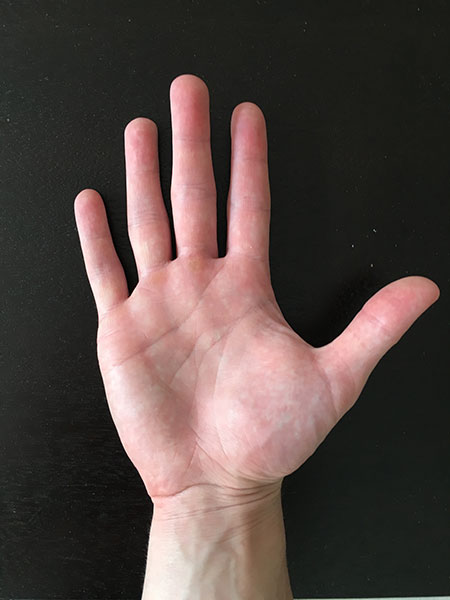
#> input picture extreme_points.jpg, 450 x 600 px
$ python OpenCV_Objects_Basics.py --image extreme_points.jpg   (older library calls are emulated)
#> lines starting #> are read from the running program, lines starting #| are printed output that depends on the picture; after the words box and inside, x2 and y2 are one past the last pixel; in counts of white or black regions, pixels touching at a corner belong together
import argparse
import imutils
import cv2

ap = argparse.ArgumentParser()  # CREATE the ArgumentParser object

ap.add_argument("-i", "--image", required=True,
                help = "Path to your input image")  # CALL the add_arg function to pass arguments

args = vars(ap.parse_args())  # Finally PARSE the input arguments


image = cv2.imread(args["image"])
#> image is the input picture: shape (600, 450, 3); mean B, G, R 67, 70.8, 84.8
cv2.imshow("Image", image)
cv2.waitKey(0)

#Convert the image to GrayScale

gray = cv2.cvtColor(image, cv2.COLOR_BGR2GRAY)
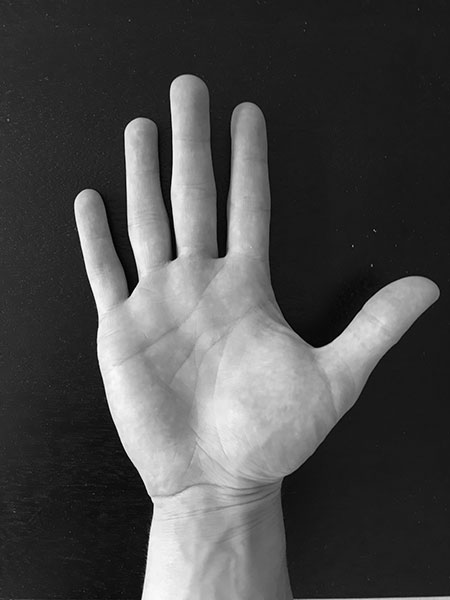
#> gray: shape (600, 450); min 0, max 254, mean 74.6
cv2.imshow("Gray Scale", gray)
cv2.waitKey(0)

# Edge detection

edged = cv2.Canny(gray, 30, 150)
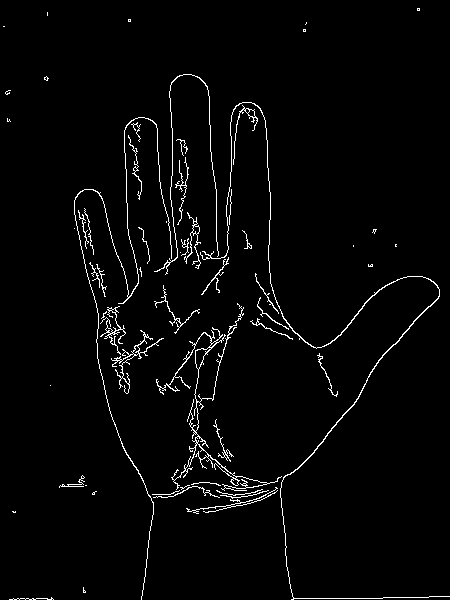
#> edged: shape (600, 450); 2.5% white in thin lines or dots
cv2.imshow("Edge Detection", edged)
cv2.waitKey(0)

#We provide three parameters to the cv2.Canny  function:

#img : The gray  image.
#minVal : A minimum threshold, in our case 30 .
#maxVal : The maximum threshold which is 150  in our example.
#aperture_size : The Sobel kernel size. By default this value is 3  and hence is not shown.

'''''''''''''''
                                    THRESHOLDING

Image thresholding is an important intermediary step for image processing pipelines.
Thresholding can help us to remove lighter or darker regions and contours of images.

# threshold the image by setting all pixel values less than 225
# to 255 (white; foreground) and all pixel values >= 225 to 0
# (black; background), thereby segmenting the image

Refer this : https://docs.opencv.org/3.4.0/d7/d1b/group__imgproc__misc.html#ggaa9e58d2860d4afa658ef70a9b1115576a19120b1a11d8067576cc24f4d2f03754

for other thresholding functions
'''''''''''''''

thresh = cv2.threshold(gray, 225, 255, cv2.THRESH_BINARY_INV)[1]
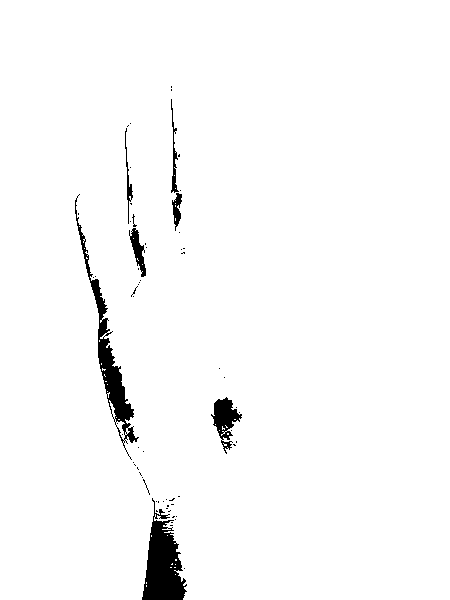
#> thresh: shape (600, 450); 97.5% white; 66 black regions (58 under 20 px)
cv2.imshow("Thresh", thresh)
cv2.waitKey(0)

#Grabbing all pixels in the gray  image greater than 225 and setting them to 0 (black)
# which corresponds to the background of the image
#Setting pixel vales less than 225 to 255 (white)
# which corresponds to the foreground of the image (i.e., the Tetris blocks themselves)


''''''''''''''''
                                CONTOURS
'''''''''''''''


# find contours (i.e., outlines) of the foreground objects in the
# thresholded image
#To find contours in an image, we need the OpenCV cv2.findContours function.

# This method requires three parameters. The first is the image we want to find edges in.
# We pass in our edged image, making sure to clone it first.
# The second parameter cv2.RETR_TREE tells OpenCV to compute the hierarchy (relationship) between contours.
# We could have also used the cv2.RETR_LIST option as well.
# Finally, we tell OpenCV to compress the contours to save space using cv2.CV_CHAIN_APPROX_SIMPLE.

# In return, the cv2.findContours function gives us a list of contours that it has found,
# but we have to parse it on Line 31 due to how the different versions of OpenCV handle contours.


cnts = cv2.findContours(thresh.copy(), cv2.RETR_EXTERNAL,cv2.CHAIN_APPROX_SIMPLE)
#> cnts = 11 contours, 10 with area under 20; largest, box (x1, y1, x2, y2) and area: (0, 0, 450, 600) 266260
cnts = imutils.grab_contours(cnts)
output = image.copy()

#loop over the contours
for c in cnts:
    # draw each contour on the output image with a 3px thick purple
	# outline, then display the output contours one at a time
    cv2.drawContours(output, [c], -1, (240,0,159), 3)
    cv2.imshow("Contours", output)
    cv2.waitKey(0)
#> this loop made 11 passes
#> c on passes 1 to 10: [[146, 585], [146, 586]], [[146, 582], [146, 583]], [[175, 574]], [[174, 567], [175, 567]], [[170, 567], [171, 567]], [[175, 564]], [[172, 563], [171, 564], [172, 564]], [[175, 559], [175, 560], [176, 560], [176, 559]], [[167, 535]], [[151, 535], [151, 536]]
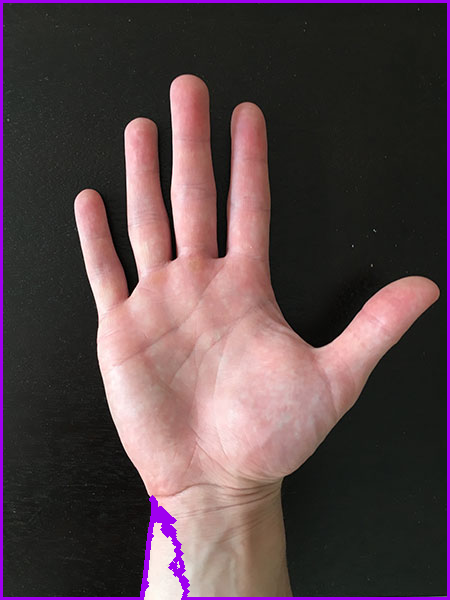
#> output: shape (600, 450, 3); 2.82% of pixels changed, all inside (x1, y1, x2, y2) = (0, 0, 450, 600)

#we draw each c  from the cnts  list on the image using the appropriately named cv2.drawContours .
#  I chose purple which is represented by the tuple (240, 0, 159)

# len(cnts) = 6

'''''''''
In short first (1) Find Contours
               (2) Grab all the contours using imutils grab_conoturs() function

               (3) now this contours are in the form of an array so access all such individual contours
                   using for loop

                (4) Draw every individual contour in a copy image
'''''''''''

# Putting TEXT

# Final TEXT on the whole image

text = "I found {} objects!".format(len(cnts))
#> text = 'I found 11 objects!'
cv2.putText(output, text, (10, 25),  cv2.FONT_HERSHEY_SIMPLEX, 0.7,
	(240, 0, 159), 2)
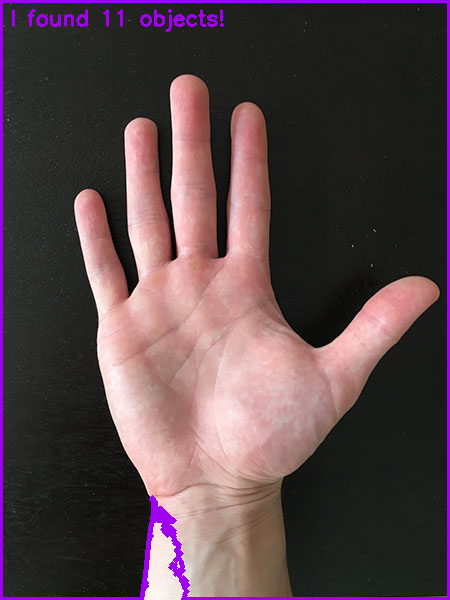
#> output: shape (600, 450, 3); 0.47% of pixels changed, all inside (x1, y1, x2, y2) = (12, 9, 224, 32)
cv2.imshow("Contours", output)
cv2.waitKey(0)

'''''''''''''''''''''
                                    Erosions and dilations
'''''''''''''''''''''

# Erosions and dilations are typically used to reduce noise in binary images(a side effect of thresholding).

#To reduce the size of foreground objects we can erode away pixels given a number of iterations:

mask = thresh.copy()
mask = cv2.erode(mask, None, iterations = 5)
#> mask: shape (600, 450); 92.9% white; 6 black regions, box (x1, y1, x2, y2) and area: (70, 189, 192, 600) 11455, (120, 118, 152, 302) 3040, (166, 81, 187, 238) 2348, (206, 392, 247, 459) 1965, (214, 363, 230, 383) 230, (176, 243, 190, 259) 222
cv2.imshow("Eroded", mask)
cv2.waitKey(0)

#Similarly, we can foreground regions in the mask. To enlarge the regions,
# simply use cv2.dilate :

mask = thresh.copy()
mask = cv2.dilate(mask, None, iterations = 5)
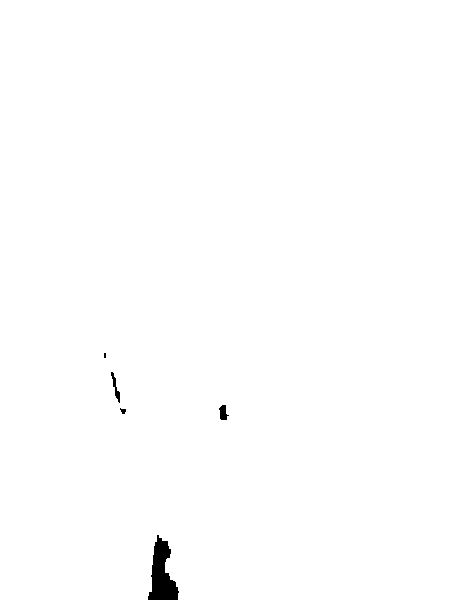
#> mask: shape (600, 450); 99.5% white; 5 black regions (1 under 20 px), largest, box (x1, y1, x2, y2) and area: (148, 535, 179, 600) 1131, (219, 405, 229, 420) 96, (111, 372, 120, 403) 94, (120, 408, 126, 414) 23
cv2.imshow("Dilated", mask)
cv2.waitKey(0)


'''''''''''''''''''''''''''''''''
                        MASKING and BITWISE operations

'''''''''''''''''''''''''''''''''

mask = thresh.copy()
output = cv2.bitwise_and(image, image, mask=mask)
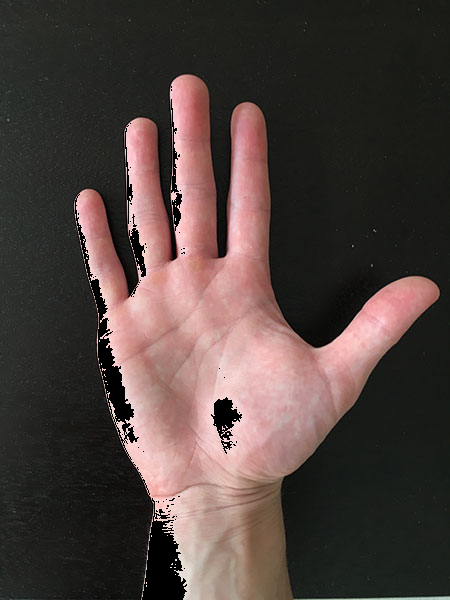
#> output: shape (600, 450, 3); mean B, G, R 61.5, 65.2, 78.6
cv2.imshow("Output", output)
cv2.waitKey(0)

# The background is black now and our foreground consists of colored pixels —
# any pixels masked by our mask  image.

# From there we bitwise AND the pixels from both images together using cv2.bitwise_and .
#The result is above where now we’re only showing/highlighting the Tetris blocks
